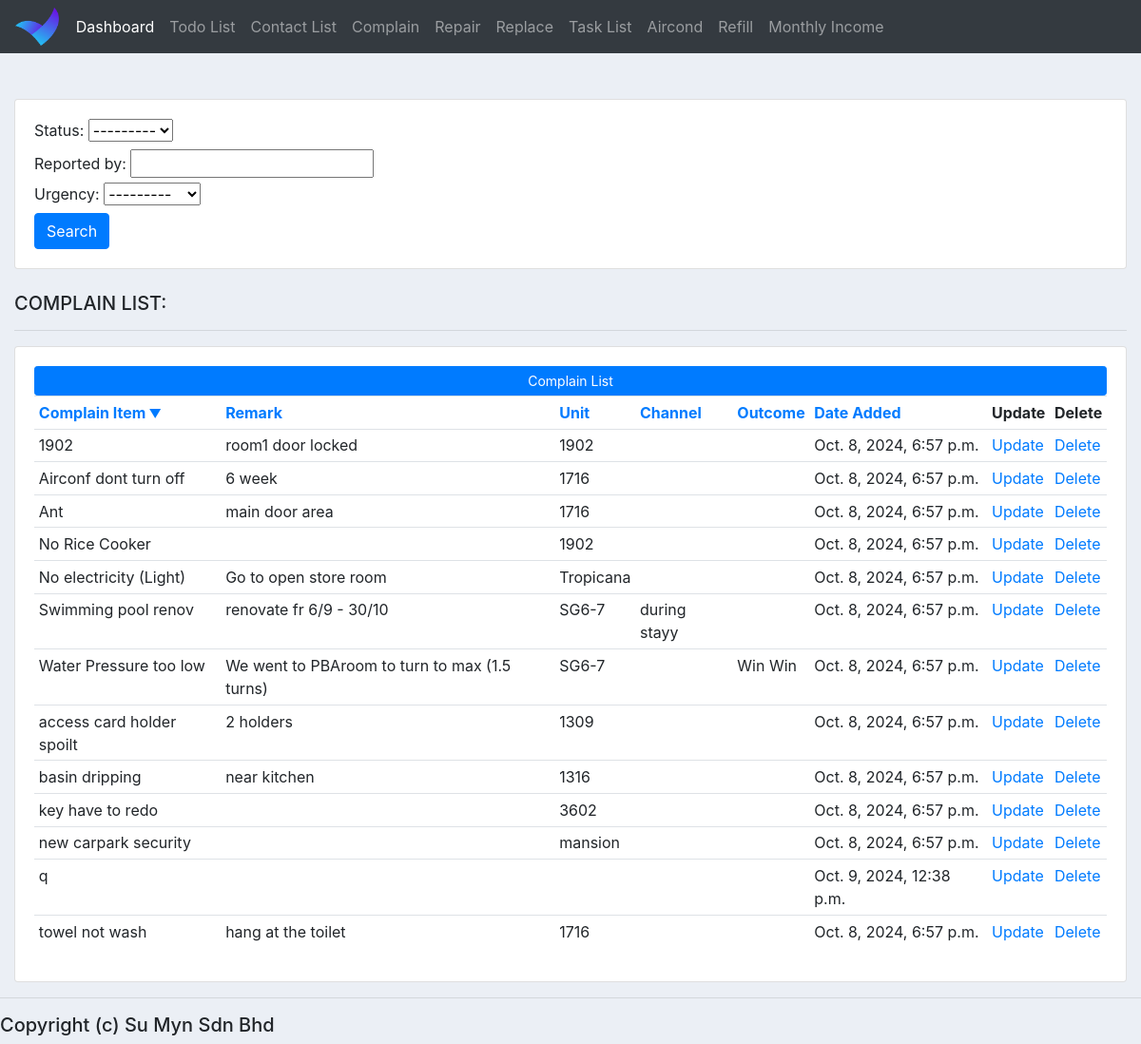
Screenshot of /table_complain_list/?sort=complain_item with the database file from the repository.
### homestay_app/models.py (models this page shows, shortened)
class ComplainList(models.Model):
    STATUS = (
        ("Pending", "Pending"),
        ("Done", "Done"),
    )
    URGENCY = (
        ("5-Extreme", "5-Extreme"),
        ("4-Very", "4-Very"),
        ("3-Normal", "3-Normal"),
        ("2-Less", "2-Less"),
        ("1-Not", "1-Not"),
    )
    IMPORTANCE = (
        ("5-Extreme", "5-Extreme"),
        ("4-Very", "4-Very"),
        ("3-Normal", "3-Normal"),
        ("2-Less", "2-Less"),
        ("1-Not", "1-Not"),
    )
    complain_item = models.CharField(max_length=200, null=True, blank=True)
    remark = models.CharField(max_length=200, null=True, blank=True)
    unit = models.CharField(max_length=30, null=True, blank=True)
    status =  models.CharField(max_length=30, blank=True, null=True, choices=STATUS)
    date = models.CharField(max_length=200, null=True, blank=True)
    day = models.CharField(max_length=200, null=True, blank=True)
    reported_by = models.CharField(max_length=200, null=True, blank=True)
    urgency = models.CharField(max_length=30, blank=True, null=True, choices=URGENCY)
    importance = models.CharField(max_length=30, blank=True, null=True, choices=IMPORTANCE)
    channel = models.CharField(max_length=200, null=True, blank=True)
    outcome = models.CharField(max_length=200, null=True, blank=True)
    created_at = models.DateTimeField(auto_now_add=True, null=True, blank=True)
    updated_at = models.DateTimeField(auto_now=True, null=True, blank=True)

### homestay_app/views.py (the view)
# urls.py: path('table_complain_list/', views.complainList, name='complainList'),
def complainList(request):
    complain_list = ComplainList.objects.all()
    sort_by = request.GET.get('sort', '')
    valid_sort_fields_complainlist = ['complain_item', 'remark', 'unit', 'status', 'date', 'reported_by', 'urgency',
                                      'importance', 'channel', 'outcome', 'created_at']
    if sort_by in valid_sort_fields_complainlist:
        complain_list = complain_list.order_by(F(sort_by).asc(nulls_last=True))
    myFilterComplain = ComplainListFilter(request.GET, queryset=complain_list)
    complain_list = myFilterComplain.qs
    context = {
        'current_sort': sort_by,
        'complain_list': complain_list,
        'myFilterComplain': myFilterComplain,
        'messages': messages.get_messages(request)
    }
    return render(request, 'table_complain_list.html', context)

### homestay_app/templates/table_complain_list.html (shortened to what this page needs)
{%  extends 'base.html' %}
{% load static %}
{% block content %}
<br>
<div class="row">
	<div class="col-md-12">
		<br>
		<div class="row">
			<div class="col">
				<div class="card card-body">
					<form method="get">
						{{myFilterComplain.form}}
						<button class="btn btn-primary" type="submit">Search</button>
					</form>
				</div>
			</div>
		</div>
		<br>
		<h5>COMPLAIN LIST:</h5>
		<hr>
		<div class="card card-body">
			<a class="btn btn-primary  btn-sm btn-block" href="{% url 'formComplainList' %}">Complain List</a>
			<table class="table table-sm">
				<tr>
					<th><a href="?sort=complain_item" class="{% if current_sort == 'complain_item' %}sort-indicator-complainlist{% endif %}">Complain Item</a></th>
					<th><a href="?sort=remark" class="{% if current_sort == 'remark' %}sort-indicator-complainlist{% endif %}">Remark</a></th>
					<th><a href="?sort=unit" class="{% if current_sort == 'unit' %}sort-indicator-complainlist{% endif %}">Unit</a></th>
					<th><a href="?sort=channel" class="{% if current_sort == 'channel' %}sort-indicator-complainlist{% endif %}">Channel</a></th>
					<th><a href="?sort=outcome" class="{% if current_sort == 'outcome' %}sort-indicator-complainlist{% endif %}">Outcome</a></th>
					<th><a href="?sort=date_added" class="{% if current_sort == 'date_added' %}sort-indicator-complainlist{% endif %}">Date Added</a></th>
					<th>Update</th>
					<th>Delete</th>
				</tr>
				{% for o in complain_list %}
					<tr>
						<td>{{o.complain_item|default:"" }}</td>
						<td>{{o.remark|default:"" }}</td>
						<td>{{o.unit|default:"" }}</td>
						<td>{{o.channel|default:"" }}</td>
						<td>{{o.outcome|default:"" }}</td>
						<td>{{o.created_at|default:"" }}</td>
						<td><a href="{% url 'updateComplainList' o.id %}">Update</a></td>
						<td><a href="{% url 'deleteComplainList' o.id %}">Delete</a></td>
					</tr>
				{% endfor %}
			</table>
		</div>
	</div>
</div>
{% endblock %}

### static/css/base.css (style rules this page uses)
body { background-color: #ebeff5; }

### homestay_app/templates/table_complain_list.html (style rules this page uses)
.sort-indicator-complainlist::after { content: ' ▼'; font-size: 0.8em; color: #007bff; }

### rows the page displays
ComplainList: complain_item "1902", remark "room1 door locked", unit "1902", created_at "Oct. 8, 2024, 6:57 p.m."
ComplainList: complain_item "Airconf dont turn off", remark "6 week", unit "1716", created_at "Oct. 8, 2024, 6:57 p.m."
ComplainList: complain_item "Ant", remark "main door area", unit "1716", created_at "Oct. 8, 2024, 6:57 p.m."
ComplainList: complain_item "No Rice Cooker", unit "1902", created_at "Oct. 8, 2024, 6:57 p.m."
ComplainList: complain_item "No electricity (Light)", remark "Go to open store room", unit "Tropicana", created_at "Oct. 8, 2024, 6:57 p.m."
ComplainList: complain_item "Swimming pool renov", remark "renovate fr 6/9 - 30/10", unit "SG6-7", channel "during stayy", created_at "Oct. 8, 2024, 6:57 p.m."
ComplainList: complain_item "Water Pressure too low", remark "We went to PBAroom to turn to max (1.5 turns)", unit "SG6-7", outcome "Win Win", created_at "Oct. 8, 2024, 6:57 p.m."
ComplainList: complain_item "access card holder spoilt", remark "2 holders", unit "1309", created_at "Oct. 8, 2024, 6:57 p.m."
ComplainList: complain_item "basin dripping", remark "near kitchen", unit "1316", created_at "Oct. 8, 2024, 6:57 p.m."
ComplainList: complain_item "key have to redo", unit "3602", created_at "Oct. 8, 2024, 6:57 p.m."
ComplainList: complain_item "new carpark security", unit "mansion", created_at "Oct. 8, 2024, 6:57 p.m."
ComplainList: complain_item "q", created_at "Oct. 9, 2024, 12:38 p.m."
ComplainList: complain_item "towel not wash", remark "hang at the toilet", unit "1716", created_at "Oct. 8, 2024, 6:57 p.m."
